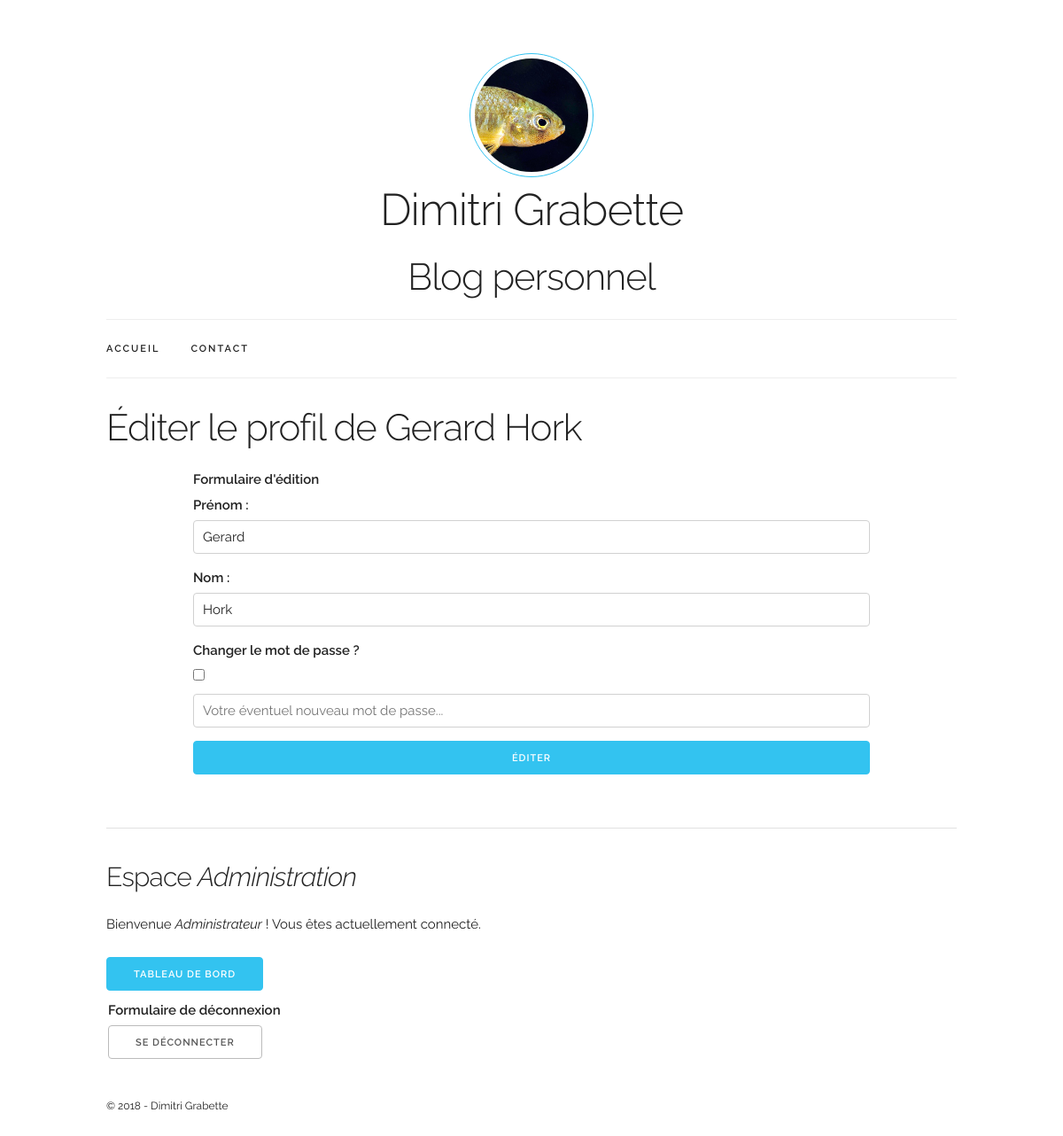
Screenshot of /monBlog/index.php?page=admin-panel&action=edit-moderator&id=2 (signed in) with the database file from the repository.
### tables this page shows
CREATE TABLE IF NOT EXISTS `moderator` (
  `ID` int(11) NOT NULL AUTO_INCREMENT,
  `login` varchar(30) NOT NULL,
  `first_name` varchar(50) NOT NULL,
  `last_name` varchar(50) NOT NULL,
  `password` varchar(255) NOT NULL,
  `signup_timestamp` datetime NOT NULL,
  PRIMARY KEY (`ID`)
);

### monBlog/controllers/AdminPanel.php (called while the page is built, shortened)
<?php
class AdminPanel {
  public function displayEditModeratorPage() {
    $moderatorManager = new \models\Moderator();
    $moderator = $moderatorManager->getById( $_GET['id'] );
    require( VIEW_PATH."editModeratorView.php" );
  }
}

### monBlog/models/Moderator.php (called while the page is built, shortened)
<?php
class Moderator extends Model
{
  public function getById( $moderatorId )
  {
    $database = $this->connectToDatabase();
    $sqlString =
      "SELECT
        ID,
        login,
        first_name,
        last_name,
        password,
        DATE_FORMAT(signup_timestamp, 'le %d/%m/%Y à %H:%i:%s') AS timestamp_fr
      FROM moderator
      WHERE ID = ?
      ORDER BY signup_timestamp DESC";
    $request = $database->prepare( $sqlString );
    $request->execute( array( $moderatorId ) );
    $moderator = $request->fetch( \PDO::FETCH_ASSOC );
    return $moderator;
  }
}

### monBlog/views/editModeratorView.php (the view, shortened to what this page needs)
<h2>Éditer le profil de <?php echo $moderator['first_name']." ".$moderator['last_name'] ?></h2>
<form class="container" action="index.php?page=admin-panel&action=send-edited-moderator&id=<?php echo $_GET['id'] ?>" method="post">
    <fieldset>
      <legend>Formulaire d'édition</legend>
      <div class="row">
        <div>
          <label for="edit-moderator-firstname">Prénom :</label>
          <input type="text" class="u-full-width" name="edit-moderator-firstname" value="<?php echo $moderator['first_name'] ?>">
        </div>
        <div class="row">
          <label for="edit-moderator-lastname">Nom :</label>
           <input type="text" class="u-full-width" name="edit-moderator-lastname" value="<?php echo $moderator['last_name'] ?>">
        </div>
      </div>
      <div class="row">
        <label for="change-password">Changer le mot de passe ?</label>
        <input type="checkbox" name="change-moderator-password">
        <input type="text" class="u-full-width" name="edit-moderator-password" placeholder="Votre éventuel nouveau mot de passe...">
      </div>
      <div class="row">
        <input type="submit" class="button-primary u-full-width" name="edit-moderator-submit" value="Éditer">
      </div>
    </fieldset>
  </form>
<?php require( \VIEW_PATH."baseTemplateView.php" ); ?>

### monBlog/css/skeleton.css (style rules this page uses)
.container { position: relative; width: 100%; max-width: 960px; margin: 0 auto; padding: 0 20px; box-sizing: border-box; }
@media (min-width: 400px) { .container { width: 85%; padding: 0; } }
@media (min-width: 550px) { .container { width: 80%; } }
html { font-size: 62.5%; }
body { font-size: 1.5em; line-height: 1.6; font-weight: 400; font-family: "Raleway", "HelveticaNeue", "Helvetica Neue", Helvetica, Arial, sans-serif; color: #222; }
h1, h2, h3, h4, h5, h6 { margin-top: 0; margin-bottom: 2rem; font-weight: 300; }
h2 { font-size: 3.6rem; line-height: 1.25; letter-spacing: -.1rem; }
@media (min-width: 550px) { h2 { font-size: 4.2rem; } }
.button, button, input[type="submit"], input[type="reset"], input[type="button"] { display: inline-block; height: 38px; padding: 0 30px; color: #555; text-align: center; font-size: 11px; font-weight: 600; line-height: 38px; letter-spacing: .1rem; text-transform: uppercase; text-decoration: none; white-space: nowrap; background-color: transparent; border-radius: 4px; border: 1px solid #bbb; cursor: pointer; box-sizing: border-box; }
.button.button-primary, button.button-primary, input[type="submit"].button-primary, input[type="reset"].button-primary, input[type="button"].button-primary { color: #FFF; background-color: #33C3F0; border-color: #33C3F0; }
input[type="email"], input[type="number"], input[type="search"], input[type="text"], input[type="tel"], input[type="url"], input[type="password"], textarea, select { height: 38px; padding: 6px 10px; background-color: #fff; border: 1px solid #D1D1D1; border-radius: 4px; box-shadow: none; box-sizing: border-box; }
input[type="email"], input[type="number"], input[type="search"], input[type="text"], input[type="tel"], input[type="url"], input[type="password"], textarea { -webkit-appearance: none; -moz-appearance: none; appearance: none; }
label, legend { display: block; margin-bottom: .5rem; font-weight: 600; }
fieldset { padding: 0; border-width: 0; }
input[type="checkbox"], input[type="radio"] { display: inline; }
input, textarea, select, fieldset { margin-bottom: 1.5rem; }
pre, blockquote, dl, figure, table, p, ul, ol, form { margin-bottom: 2.5rem; }
.u-full-width { width: 100%; box-sizing: border-box; }
.container:after, .row:after, .u-cf { content: ""; display: table; clear: both; }

### rows the page displays
moderator: first_name "Gerard", last_name "Hork", edit-moderator-firstname "Gerard", edit-moderator-lastname "Hork"

### other values shown
$_SESSION['user_name'] "Administrateur"
